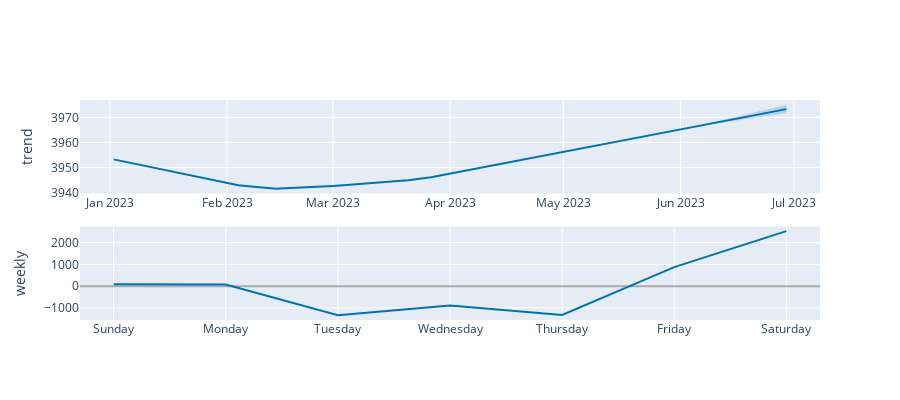

Notebook cell for this chart:
### Code cell
fyv_plot_4 = plot_components_plotly(m, preds_fyv_prophet)

fyv_plot_4

### Figure 1 — Plotly figure (JSON) as saved in the notebook; plotly's stock layout.template omitted (floating-point values rounded to 4 significant figures; data arrays with more than 128 entries replaced by an {"elided": "..."} marker saying what was removed)
{"data": [{"line": {"color": "#0072B2", "width": 2}, "mode": "lines", "name": "trend", "type": "scatter", "x": {"elided": "154 str values"}, "xaxis": "x", "y": {"elided": "154 float values"}, "yaxis": "y"}, {"line": {"color": "rgba(0, 114, 178, 0.2)", "width": 0}, "mode": "lines", "name": "trend_upper", "type": "scatter", "x": {"elided": "154 str values"}, "xaxis": "x", "y": {"elided": "154 float values"}, "yaxis": "y"}, {"fill": "tonexty", "fillcolor": "rgba(0, 114, 178, 0.2)", "line": {"color": "rgba(0, 114, 178, 0.2)", "width": 0}, "mode": "lines", "name": "trend_lower", "type": "scatter", "x": {"elided": "154 str values"}, "xaxis": "x", "y": {"elided": "154 float values"}, "yaxis": "y"}, {"line": {"color": "#0072B2", "width": 2}, "mode": "lines", "name": "weekly", "type": "scatter", "x": ["2017-01-01T00:00:00", "2017-01-02T00:00:00", "2017-01-03T00:00:00", "2017-01-04T00:00:00", "2017-01-05T00:00:00", "2017-01-06T00:00:00", "2017-01-07T00:00:00"], "xaxis": "x2", "y": [86.47, 73.56, -1341.0, -893.7, -1323.0, 872.6, 2525.0], "yaxis": "y2"}], "layout": {"height": 400, "showlegend": false, "width": 900, "xaxis": {"anchor": "y", "domain": [0, 1], "range": ["2022-12-24T02:24:00", "2023-07-07T21:36:00"], "type": "date"}, "xaxis2": {"anchor": "y2", "domain": [0, 1], "range": ["2016-12-31T16:48:00", "2017-01-07T07:12:00"], "tickformat": "%A", "type": "date"}, "yaxis": {"anchor": "x", "domain": [0.575, 1], "rangemode": "normal", "title": {"text": "trend"}, "zerolinecolor": "#AAA"}, "yaxis2": {"anchor": "x2", "domain": [0, 0.425], "title": {"text": "weekly"}, "zerolinecolor": "#AAA"}}}
